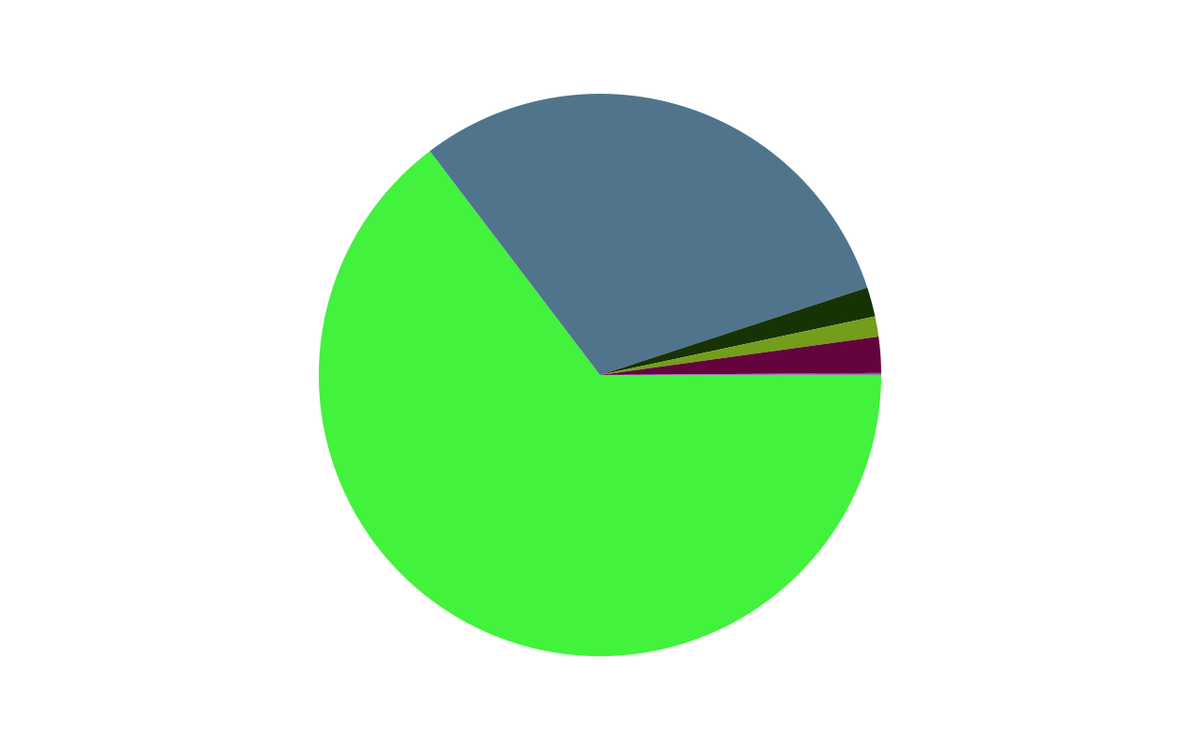
Frame 1 (no input)
Frame 60 (the mouse pressed at the canvas centre just before this capture): identical to frame 1, image omitted
Frame 120 (the mouse held since frame 60 and released just before this capture): identical to frame 1, image omitted

The Processing sketch that drew this single still picture (run headless with seeded random() and noise(); from frame 60 on, the mouse is pressed at the canvas centre):

// Processing sketch: PieChart_2
// ── PieChart_2.pde
float angle;
float chartRadius = 300;
float[] segments = new float[10];
color[] colors = new color[10];
float mouseAngle;
float mouseRad;

void setup() {
  size(1280, 800);
  noStroke();

  generateChart();
}

void draw() {
  background(255);

  getMouseAngle();

  // init start angle in radians (0 to 2x PI)
  angle = 0.0;

  for (int i = 0; i < segments.length; i++) {

    // map percent to degrees
    float percentToDegrees = map(segments[i], 0, 1, 0, 360);

    // set angle in radians
    float endAngle = angle + radians(percentToDegrees);

    // check if mouse in bounds of an arc segment
    if (((mouseAngle > angle) && (mouseAngle < endAngle)) && (mouseRad < chartRadius)) {
      fill(0);
    } else {
      fill(colors[i]);
    }

    // draw arc
    arc(width/2, height/2, chartRadius*2, chartRadius*2, angle, endAngle);

    // set start angle to end angle
    angle = endAngle;
  }
}

void getMouseAngle() {
  // get mouse position relative to sketch center
  float translateX = map(mouseX, 0, width, -width/2, width/2);
  float translateY = map(mouseY, 0, height, -height/2, height/2);

  // first, get radius and angle by converting cartesian mouse coordinates to polar coordinates
  mouseRad = sqrt(pow(translateY, 2) + pow(translateX, 2));
  mouseAngle = atan2(translateY, translateX);

  // if is necessary to translate negative into positive values to get the full circle
  if (mouseAngle < 0) {
    mouseAngle = PI + (PI + mouseAngle);
  }
}

void generateChart() {
  float total = 1.0;
  for (int i = 0; i < segments.length; i++) {
    if (i == segments.length - 1) {
      segments[i] = total;
    } else {
      segments[i] = random(total);
      total = total - segments[i];
    }
    colors[i] = color((int) random(255), (int) random(255), (int) random(255));
  }
}

void keyPressed() {
  generateChart();
}
